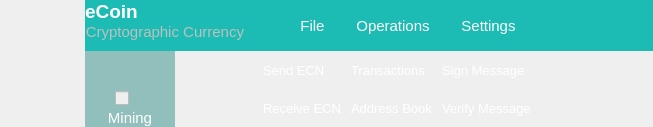
     <widget class="QWidget" name="wHeader" native="true">
      <property name="sizePolicy">
       <sizepolicy hsizetype="Preferred" vsizetype="Fixed">
        <horstretch>0</horstretch>
        <verstretch>0</verstretch>
       </sizepolicy>
      </property>
      <property name="minimumSize">
       <size>
        <width>0</width>
        <height>127</height>
       </size>
      </property>
      <property name="maximumSize">
       <size>
        <width>16777215</width>
        <height>127</height>
       </size>
      </property>
      <property name="styleSheet">
       <string notr="true">#wHeader {
	background-color: rgb(144, 191, 188);
}

QWidget {
	color: white;
}</string>
      </property>
      <layout class="QHBoxLayout" name="horizontalLayout_4" stretch="0,0">
       <property name="spacing">
        <number>0</number>
       </property>
       <property name="margin">
        <number>0</number>
       </property>
       <item>
        <widget class="QWidget" name="wLogo" native="true">
         <property name="minimumSize">
          <size>
           <width>85</width>
           <height>0</height>
          </size>
         </property>
         <property name="maximumSize">
          <size>
           <width>85</width>
           <height>16777215</height>
          </size>
         </property>
         <property name="styleSheet">
          <string notr="true">#wHeader {
	background-color: transparent;
}</string>
         </property>
         <layout class="QVBoxLayout" name="verticalLayout_7">
          <property name="spacing">
           <number>0</number>
          </property>
          <property name="margin">
           <number>0</number>
          </property>
          <item>
           <widget class="QLabel" name="lbLogo">
            <property name="minimumSize">
             <size>
              <width>85</width>
              <height>85</height>
             </size>
            </property>
            <property name="maximumSize">
             <size>
              <width>85</width>
              <height>85</height>
             </size>
            </property>
            <property name="text">
             <string notr="true"/>
            </property>
            <property name="pixmap">
             <pixmap resource="../res.qrc">:/res/logo.png</pixmap>
            </property>
           </widget>
          </item>
          <item>
           <widget class="QWidget" name="widget" native="true">
            <layout class="QHBoxLayout" name="horizontalLayout_9">
             <property name="spacing">
              <number>6</number>
             </property>
             <property name="margin">
              <number>0</number>
             </property>
             <item>
              <spacer name="horizontalSpacer_13">
               <property name="orientation">
                <enum>Qt::Horizontal</enum>
               </property>
               <property name="sizeHint" stdset="0">
                <size>
                 <width>40</width>
                 <height>20</height>
                </size>
               </property>
              </spacer>
             </item>
             <item>
              <widget class="QPushButton" name="bNewMessage">
               <property name="minimumSize">
                <size>
                 <width>30</width>
                 <height>31</height>
                </size>
               </property>
               <property name="maximumSize">
                <size>
                 <width>30</width>
                 <height>31</height>
                </size>
               </property>
               <property name="styleSheet">
                <string notr="true">QPushButton:flat {
	border: 0px solid gray;
	image: url(:/res/mail/mail_normal.png);
}

QPushButton:pressed:flat {
	image: url(:/res/mail/mail_normal.png);
}

QPushButton:hover {
	image: url(:/res/mail/mail_hover.png);
}</string>
               </property>
               <property name="text">
                <string/>
               </property>
               <property name="iconSize">
                <size>
                 <width>26</width>
                 <height>17</height>
                </size>
               </property>
               <property name="flat">
                <bool>true</bool>
               </property>
              </widget>
             </item>
             <item>
              <widget class="QPushButton" name="bHome">
               <property name="minimumSize">
                <size>
                 <width>30</width>
                 <height>30</height>
                </size>
               </property>
               <property name="maximumSize">
                <size>
                 <width>30</width>
                 <height>30</height>
                </size>
               </property>
               <property name="toolTip">
                <string>&lt;html&gt;&lt;head/&gt;&lt;body&gt;&lt;p&gt;Welcome to payment system eCoin. This is your personal account&lt;/p&gt;&lt;/body&gt;&lt;/html&gt;</string>
               </property>
               <property name="styleSheet">
                <string notr="true">QPushButton {
	border: 0px solid gray;
	image: url(:/res/home_normal.png);
}

QPushButton:pressed:flat {
	image: url(:/res/home_pressed.png);
}

QPushButton:hover {
	image: url(:/res/home_hover.png);
}</string>
               </property>
               <property name="text">
                <string/>
               </property>
               <property name="iconSize">
                <size>
                 <width>26</width>
                 <height>23</height>
                </size>
               </property>
               <property name="flat">
                <bool>true</bool>
               </property>
              </widget>
             </item>
            </layout>
           </widget>
          </item>
         </layout>
        </widget>
       </item>
       <item>
        <layout class="QVBoxLayout" name="verticalLayout_2" stretch="0,0">
         <property name="spacing">
          <number>0</number>
         </property>
         <item>
          <widget class="QWidget" name="wCaption" native="true">
           <property name="styleSheet">
            <string notr="true">#wCaption {
	background-color: rgb(28, 187, 180);
}

QWidget {
	color: white;
}</string>
           </property>
           <layout class="QHBoxLayout" name="horizontalLayout_2" stretch="0,1,0,0,0,0,0,1,0,0">
            <property name="margin">
             <number>0</number>
            </property>
            <item>
             <layout class="QVBoxLayout" name="verticalLayout" stretch="0,1">
              <property name="spacing">
               <number>0</number>
              </property>
              <item>
               <widget class="QLabel" name="label_2">
                <property name="font">
                 <font>
                  <pointsize>14</pointsize>
                  <weight>75</weight>
                  <bold>true</bold>
                  <stylestrategy>PreferAntialias</stylestrategy>
                 </font>
                </property>
                <property name="text">
                 <string>eCoin</string>
                </property>
               </widget>
              </item>
              <item>
               <widget class="QLabel" name="label">
                <property name="font">
                 <font>
                  <pointsize>11</pointsize>
                 </font>
                </property>
                <property name="styleSheet">
                 <string notr="true">QLabel {
	color: rgb(190, 191, 191);
}</string>
                </property>
                <property name="text">
                 <string>Cryptographic Currency</string>
                </property>
                <property name="alignment">
                 <set>Qt::AlignRight|Qt::AlignTop|Qt::AlignTrailing</set>
                </property>
               </widget>
              </item>
             </layout>
            </item>
            <item>
             <spacer name="horizontalSpacer_3">
              <property name="orientation">
               <enum>Qt::Horizontal</enum>
              </property>
              <property name="sizeHint" stdset="0">
               <size>
                <width>40</width>
                <height>20</height>
               </size>
              </property>
             </spacer>
            </item>
            <item>
             <widget class="QPushButton" name="pushButton_9">
              <property name="sizePolicy">
               <sizepolicy hsizetype="Maximum" vsizetype="Expanding">
                <horstretch>0</horstretch>
                <verstretch>0</verstretch>
               </sizepolicy>
              </property>
              <property name="font">
               <font>
                <pointsize>11</pointsize>
                <stylestrategy>PreferAntialias</stylestrategy>
               </font>
              </property>
              <property name="styleSheet">
               <string notr="true">QPushButton {
	border: 0px solid #d5c3b4;
	margin: 0px;
	padding: 10px;
	background-color: transparent;
}

QPushButton:pressed {
	border: 0px solid #d5c3b4;
	margin: 0px;
	background-color: rgb(0, 169, 157);
}</string>
              </property>
              <property name="text">
               <string>File</string>
              </property>
              <property name="flat">
               <bool>true</bool>
              </property>
             </widget>
            </item>
            <item>
             <spacer name="horizontalSpacer_10">
              <property name="orientation">
               <enum>Qt::Horizontal</enum>
              </property>
              <property name="sizeType">
               <enum>QSizePolicy::Fixed</enum>
              </property>
              <property name="sizeHint" stdset="0">
               <size>
                <width>5</width>
                <height>20</height>
               </size>
              </property>
             </spacer>
            </item>
            <item>
             <widget class="QPushButton" name="pushButton_5">
              <property name="sizePolicy">
               <sizepolicy hsizetype="Minimum" vsizetype="Expanding">
                <horstretch>0</horstretch>
                <verstretch>0</verstretch>
               </sizepolicy>
              </property>
              <property name="font">
               <font>
                <pointsize>11</pointsize>
                <stylestrategy>PreferAntialias</stylestrategy>
               </font>
              </property>
              <property name="styleSheet">
               <string notr="true">QPushButton {
	border: 0px solid #d5c3b4;
	margin: 0px;
	padding: 10px;
	background-color: transparent;
}

QPushButton:pressed {
	border: 0px solid #d5c3b4;
	margin: 0px;
	background-color: rgb(0, 169, 157);
}</string>
              </property>
              <property name="text">
               <string>Operations</string>
              </property>
              <property name="flat">
               <bool>true</bool>
              </property>
             </widget>
            </item>
            <item>
             <spacer name="horizontalSpacer_12">
              <property name="orientation">
               <enum>Qt::Horizontal</enum>
              </property>
              <property name="sizeType">
               <enum>QSizePolicy::Fixed</enum>
              </property>
              <property name="sizeHint" stdset="0">
               <size>
                <width>5</width>
                <height>20</height>
               </size>
              </property>
             </spacer>
            </item>
            <item>
             <widget class="QPushButton" name="pushButton_3">
              <property name="sizePolicy">
               <sizepolicy hsizetype="Minimum" vsizetype="Expanding">
                <horstretch>0</horstretch>
                <verstretch>0</verstretch>
               </sizepolicy>
              </property>
              <property name="font">
               <font>
                <pointsize>11</pointsize>
                <stylestrategy>PreferAntialias</stylestrategy>
               </font>
              </property>
              <property name="styleSheet">
               <string notr="true">QPushButton {
	border: 0px solid #d5c3b4;
	margin: 0px;
	padding: 10px;
	background-color: transparent;
}

QPushButton:pressed {
	border: 0px solid #d5c3b4;
	margin: 0px;
	background-color: rgb(0, 169, 157);
}</string>
              </property>
              <property name="text">
               <string>Settings</string>
              </property>
              <property name="flat">
               <bool>true</bool>
              </property>
             </widget>
            </item>
            <item>
             <spacer name="horizontalSpacer_4">
              <property name="orientation">
               <enum>Qt::Horizontal</enum>
              </property>
              <property name="sizeHint" stdset="0">
               <size>
                <width>40</width>
                <height>20</height>
               </size>
              </property>
             </spacer>
            </item>
            <item>
             <spacer name="horizontalSpacer_5">
              <property name="orientation">
               <enum>Qt::Horizontal</enum>
              </property>
              <property name="sizeType">
               <enum>QSizePolicy::Fixed</enum>
              </property>
              <property name="sizeHint" stdset="0">
               <size>
                <width>15</width>
                <height>20</height>
               </size>
              </property>
             </spacer>
            </item>
            <item>
             <widget class="QWidget" name="wCaptionButtons" native="true">
              <property name="sizePolicy">
               <sizepolicy hsizetype="Fixed" vsizetype="Preferred">
                <horstretch>0</horstretch>
                <verstretch>0</verstretch>
               </sizepolicy>
              </property>
              <layout class="QHBoxLayout" name="horizontalLayout">
               <property name="sizeConstraint">
                <enum>QLayout::SetDefaultConstraint</enum>
               </property>
               <property name="margin">
                <number>0</number>
               </property>
               <item>
                <widget class="QPushButton" name="pushButton_2">
                 <property name="minimumSize">
                  <size>
                   <width>30</width>
                   <height>30</height>
                  </size>
                 </property>
                 <property name="maximumSize">
                  <size>
                   <width>30</width>
                   <height>30</height>
                  </size>
                 </property>
                 <property name="styleSheet">
                  <string notr="true">QPushButton {
	border: 0px solid gray;
	image: url(:/res/minimize_normal.png);
}

QPushButton:pressed:flat {
	border: 0px solid gray;
	image: url(:/res/minimize_normal.png);
}

QPushButton:hover {
	image: url(:/res/minimize_hover.png);
}</string>
                 </property>
                 <property name="text">
                  <string notr="true"/>
                 </property>
                 <property name="icon">
                  <iconset>
                   <normaloff>:/res/minimize.png</normaloff>:/res/minimize.png</iconset>
                 </property>
                 <property name="flat">
                  <bool>true</bool>
                 </property>
                </widget>
               </item>
               <item>
                <widget class="QPushButton" name="pushButton">
                 <property name="minimumSize">
                  <size>
                   <width>30</width>
                   <height>30</height>
                  </size>
                 </property>
                 <property name="maximumSize">
                  <size>
                   <width>30</width>
                   <height>30</height>
                  </size>
                 </property>
                 <property name="styleSheet">
                  <string notr="true">QPushButton {	
	image: url(:/res/close_normal.png);
	border: 0px solid gray;
}
QPushButton:pressed:flat {
	image: url(:/res/close_normal.png);
}

QPushButton:hover {
	image: url(:/res/close_hover.png);
}</string>
                 </property>
                 <property name="text">
                  <string notr="true"/>
                 </property>
                 <property name="flat">
                  <bool>true</bool>
                 </property>
                </widget>
               </item>
              </layout>
             </widget>
            </item>
           </layout>
          </widget>
         </item>
         <item>
          <layout class="QHBoxLayout" name="horizontalLayout_3">
           <item>
            <widget class="QWidget" name="wMining" native="true">
             <property name="sizePolicy">
              <sizepolicy hsizetype="Fixed" vsizetype="Expanding">
               <horstretch>0</horstretch>
               <verstretch>0</verstretch>
              </sizepolicy>
             </property>
             <property name="minimumSize">
              <size>
               <width>90</width>
               <height>76</height>
              </size>
             </property>
             <property name="maximumSize">
              <size>
               <width>90</width>
               <height>16777215</height>
              </size>
             </property>
             <property name="styleSheet">
              <string notr="true">#wMining {
	background-color: #90bfbc;
}

#wMining:hover {
	background-color: #7cafac;
}

#wMining[is_pressed=&quot;true&quot;] {
	background-color: #00a99d;
}

#wMining[is_checked=&quot;true&quot;] {
	background-color: #7cafac;
}</string>
             </property>
             <property name="is_checked" stdset="0">
              <bool>false</bool>
             </property>
             <property name="is_pressed" stdset="0">
              <bool>false</bool>
             </property>
             <widget class="QLabel" name="label_16">
              <property name="geometry">
               <rect>
                <x>30</x>
                <y>7</y>
                <width>41</width>
                <height>51</height>
               </rect>
              </property>
              <property name="text">
               <string/>
              </property>
              <property name="pixmap">
               <pixmap resource="../res.qrc">:/res/mining.png</pixmap>
              </property>
             </widget>
             <widget class="QCheckBox" name="checkBox">
              <property name="enabled">
               <bool>false</bool>
              </property>
              <property name="geometry">
               <rect>
                <x>30</x>
                <y>37</y>
                <width>20</width>
                <height>20</height>
               </rect>
              </property>
              <property name="styleSheet">
               <string notr="true"/>
              </property>
              <property name="text">
               <string/>
              </property>
              <property name="checkable">
               <bool>true</bool>
              </property>
             </widget>
             <widget class="QLabel" name="label_17">
              <property name="geometry">
               <rect>
                <x>0</x>
                <y>57</y>
                <width>90</width>
                <height>20</height>
               </rect>
              </property>
              <property name="font">
               <font>
                <pointsize>11</pointsize>
                <stylestrategy>PreferAntialias</stylestrategy>
               </font>
              </property>
              <property name="styleSheet">
               <string notr="true">QLabel {
	color: white;
}</string>
              </property>
              <property name="text">
               <string>Mining</string>
              </property>
              <property name="alignment">
               <set>Qt::AlignCenter</set>
              </property>
             </widget>
            </widget>
           </item>
           <item>
            <spacer name="horizontalSpacer_2">
             <property name="orientation">
              <enum>Qt::Horizontal</enum>
             </property>
             <property name="sizeHint" stdset="0">
              <size>
               <width>40</width>
               <height>20</height>
              </size>
             </property>
            </spacer>
           </item>
           <item>
            <layout class="QGridLayout" name="gridLayout">
             <item row="0" column="0">
              <widget class="QPushButton" name="pushButton_6">
               <property name="sizePolicy">
                <sizepolicy hsizetype="Minimum" vsizetype="Expanding">
                 <horstretch>0</horstretch>
                 <verstretch>0</verstretch>
                </sizepolicy>
               </property>
               <property name="font">
                <font>
                 <pointsize>10</pointsize>
                 <stylestrategy>PreferAntialias</stylestrategy>
                </font>
               </property>
               <property name="styleSheet">
                <string notr="true">QPushButton {
	text-align:left;
	border: 0px solid gray;
	padding: 3px 5px 3px 5px;
}

QPushButton:pressed:flat {
	background-color: #00a99d;
}

QPushButton:hover {
	background-color: #1cbbb4;
}</string>
               </property>
               <property name="text">
                <string>Send ECN</string>
               </property>
               <property name="icon">
                <iconset resource="../res.qrc">
                 <normaloff>:/res/upload.png</normaloff>:/res/upload.png</iconset>
               </property>
               <property name="iconSize">
                <size>
                 <width>30</width>
                 <height>30</height>
                </size>
               </property>
               <property name="flat">
                <bool>true</bool>
               </property>
              </widget>
             </item>
             <item row="0" column="1">
              <widget class="QPushButton" name="pushButton_8">
               <property name="sizePolicy">
                <sizepolicy hsizetype="Minimum" vsizetype="Expanding">
                 <horstretch>0</horstretch>
                 <verstretch>0</verstretch>
                </sizepolicy>
               </property>
               <property name="font">
                <font>
                 <pointsize>10</pointsize>
                 <stylestrategy>PreferAntialias</stylestrategy>
                </font>
               </property>
               <property name="styleSheet">
                <string notr="true">QPushButton {
	text-align:left;
	border: 0px solid gray;
	padding: 3px 5px 3px 5px;
}

QPushButton:pressed:flat {
	background-color: #00a99d;
}

QPushButton:hover {
	background-color: #1cbbb4;
}</string>
               </property>
               <property name="text">
                <string>Transactions</string>
               </property>
               <property name="icon">
                <iconset resource="../res.qrc">
                 <normaloff>:/res/transactions.png</normaloff>:/res/transactions.png</iconset>
               </property>
               <property name="iconSize">
                <size>
                 <width>30</width>
                 <height>30</height>
                </size>
               </property>
               <property name="flat">
                <bool>true</bool>
               </property>
              </widget>
             </item>
             <item row="0" column="2">
              <widget class="QPushButton" name="pushButton_10">
               <property name="sizePolicy">
                <sizepolicy hsizetype="Minimum" vsizetype="Expanding">
                 <horstretch>0</horstretch>
                 <verstretch>0</verstretch>
                </sizepolicy>
               </property>
               <property name="font">
                <font>
                 <pointsize>10</pointsize>
                 <stylestrategy>PreferAntialias</stylestrategy>
                </font>
               </property>
               <property name="styleSheet">
                <string notr="true">QPushButton {
	text-align:left;
	border: 0px solid gray;
	padding: 3px 5px 3px 5px;
}

QPushButton:pressed:flat {
	background-color: #00a99d;
}

QPushButton:hover {
	background-color: #1cbbb4;
}</string>
               </property>
               <property name="text">
                <string>Sign Message</string>
               </property>
               <property name="icon">
                <iconset resource="../res.qrc">
                 <normaloff>:/res/sign_message_icon.png</normaloff>:/res/sign_message_icon.png</iconset>
               </property>
               <property name="iconSize">
                <size>
                 <width>30</width>
                 <height>30</height>
                </size>
               </property>
               <property name="flat">
                <bool>true</bool>
               </property>
              </widget>
             </item>
             <item row="1" column="0">
              <widget class="QPushButton" name="pushButton_7">
               <property name="sizePolicy">
                <sizepolicy hsizetype="Minimum" vsizetype="Expanding">
                 <horstretch>0</horstretch>
                 <verstretch>0</verstretch>
                </sizepolicy>
               </property>
               <property name="font">
                <font>
                 <pointsize>10</pointsize>
                 <stylestrategy>PreferAntialias</stylestrategy>
                </font>
               </property>
               <property name="styleSheet">
                <string notr="true">QPushButton {
	text-align:left;
	border: 0px solid gray;
	padding: 3px 5px 3px 5px;
}

QPushButton:pressed:flat {
	background-color: #00a99d;
}

QPushButton:hover {
	background-color: #1cbbb4;
}</string>
               </property>
               <property name="text">
                <string>Receive ECN</string>
               </property>
               <property name="icon">
                <iconset resource="../res.qrc">
                 <normaloff>:/res/download.png</normaloff>:/res/download.png</iconset>
               </property>
               <property name="iconSize">
                <size>
                 <width>30</width>
                 <height>30</height>
                </size>
               </property>
               <property name="flat">
                <bool>true</bool>
               </property>
              </widget>
             </item>
             <item row="1" column="1">
              <widget class="QPushButton" name="pushButton_12">
               <property name="sizePolicy">
                <sizepolicy hsizetype="Minimum" vsizetype="Expanding">
                 <horstretch>0</horstretch>
                 <verstretch>0</verstretch>
                </sizepolicy>
               </property>
               <property name="font">
                <font>
                 <pointsize>10</pointsize>
                 <stylestrategy>PreferAntialias</stylestrategy>
                </font>
               </property>
               <property name="styleSheet">
                <string notr="true">QPushButton {
	text-align:left;
	border: 0px solid gray;
	padding: 3px 5px 3px 5px;
}

QPushButton:pressed:flat {
	background-color: #00a99d;
}

QPushButton:hover {
	background-color: #1cbbb4;
}</string>
               </property>
               <property name="text">
                <string>Address Book</string>
               </property>
               <property name="icon">
                <iconset resource="../res.qrc">
                 <normaloff>:/res/address_book.png</normaloff>:/res/address_book.png</iconset>
               </property>
               <property name="iconSize">
                <size>
                 <width>30</width>
                 <height>30</height>
                </size>
               </property>
               <property name="flat">
                <bool>true</bool>
               </property>
              </widget>
             </item>
             <item row="1" column="2">
              <widget class="QPushButton" name="pushButton_11">
               <property name="sizePolicy">
                <sizepolicy hsizetype="Minimum" vsizetype="Expanding">
                 <horstretch>0</horstretch>
                 <verstretch>0</verstretch>
                </sizepolicy>
               </property>
               <property name="font">
                <font>
                 <pointsize>10</pointsize>
                 <stylestrategy>PreferAntialias</stylestrategy>
                </font>
               </property>
               <property name="styleSheet">
                <string notr="true">QPushButton {
	text-align:left;
	border: 0px solid gray;
	padding: 3px 5px 3px 5px;
}

QPushButton:pressed:flat {
	background-color: #00a99d;
}

QPushButton:hover {
	background-color: #1cbbb4;
}</string>
               </property>
               <property name="text">
                <string>Verify Message</string>
               </property>
               <property name="icon">
                <iconset resource="../res.qrc">
                 <normaloff>:/res/verify_sign.png</normaloff>:/res/verify_sign.png</iconset>
               </property>
               <property name="iconSize">
                <size>
                 <width>30</width>
                 <height>30</height>
                </size>
               </property>
               <property name="flat">
                <bool>true</bool>
               </property>
              </widget>
             </item>
            </layout>
           </item>
           <item>
            <spacer name="horizontalSpacer">
             <property name="orientation">
              <enum>Qt::Horizontal</enum>
             </property>
             <property name="sizeHint" stdset="0">
              <size>
               <width>40</width>
               <height>20</height>
              </size>
             </property>
            </spacer>
           </item>
           <item>
            <layout class="QVBoxLayout" name="verticalLayout_3">
             <property name="rightMargin">
              <number>5</number>
             </property>
             <item>
              <widget class="QPushButton" name="bAbout">
               <property name="minimumSize">
                <size>
                 <width>30</width>
                 <height>30</height>
                </size>
               </property>
               <property name="maximumSize">
                <size>
                 <width>30</width>
                 <height>30</height>
                </size>
               </property>
               <property name="styleSheet">
                <string notr="true">QPushButton {
	border: 0px solid gray;
	image: url(:/res/about.png);
}

QPushButton:pressed:flat {
	image: url(:/res/about_pressed.png);
}

QPushButton:hover {
	image: url(:/res/about_hover.png);
}</string>
               </property>
               <property name="text">
                <string notr="true"/>
               </property>
               <property name="iconSize">
                <size>
                 <width>26</width>
                 <height>26</height>
                </size>
               </property>
               <property name="flat">
                <bool>true</bool>
               </property>
              </widget>
             </item>
             <item>
              <widget class="QPushButton" name="bHelp">
               <property name="minimumSize">
                <size>
                 <width>30</width>
                 <height>30</height>
                </size>
               </property>
               <property name="maximumSize">
                <size>
                 <width>30</width>
                 <height>30</height>
                </size>
               </property>
               <property name="styleSheet">
                <string notr="true">QPushButton {
	border: 0px solid gray;
	image: url(:/res/help.png);
}

QPushButton:pressed:flat {
	image: url(:/res/help_pressed.png);
}

QPushButton:hover {
	image: url(:/res/help_hover.png);
}</string>
               </property>
               <property name="text">
                <string/>
               </property>
               <property name="iconSize">
                <size>
                 <width>26</width>
                 <height>26</height>
                </size>
               </property>
               <property name="flat">
                <bool>true</bool>
               </property>
              </widget>
             </item>
            </layout>
           </item>
          </layout>
         </item>
        </layout>
       </item>
      </layout>
     </widget>
